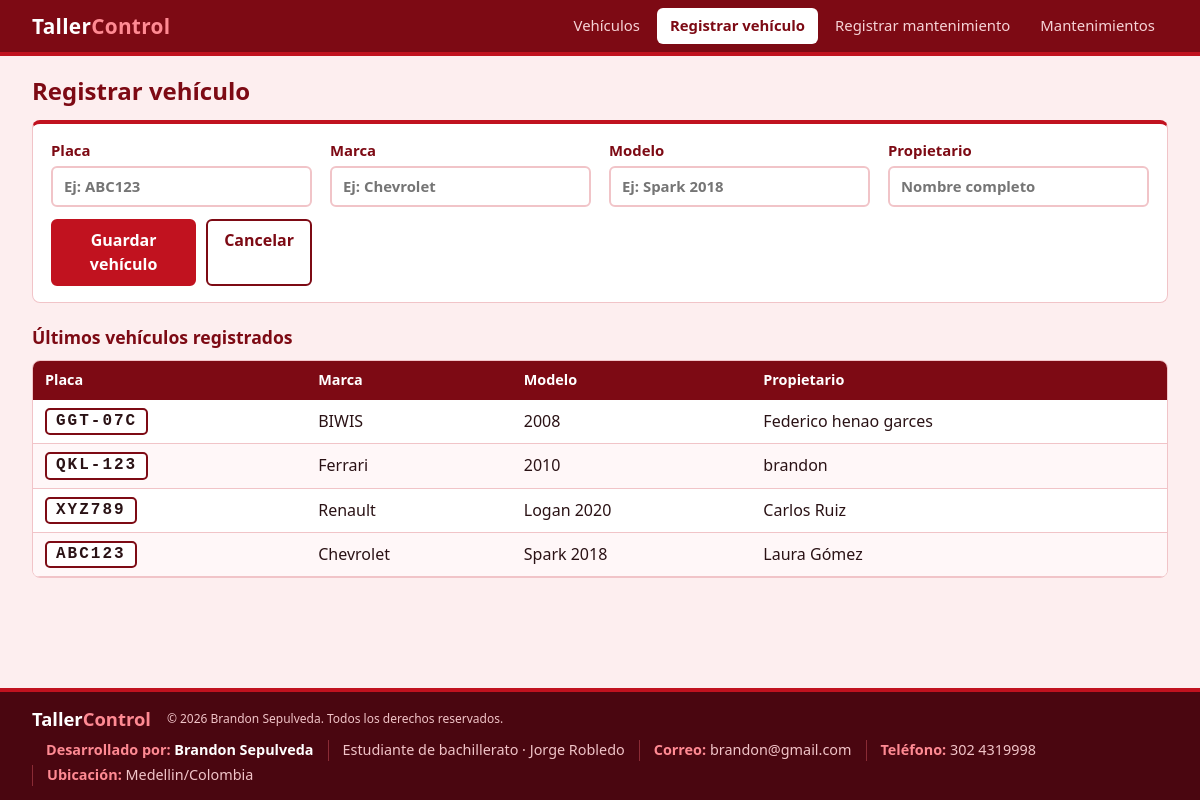
/mantenimiento_vehiculos/vehiculo_nuevo.php, run on the app's committed database.
### tables this page shows
CREATE TABLE `vehiculos` (
  `id` int(11) NOT NULL,
  `placa` varchar(10) NOT NULL,
  `marca` varchar(50) NOT NULL,
  `modelo` varchar(50) NOT NULL,
  `propietario` varchar(100) NOT NULL
);

### mantenimiento_vehiculos/includes/conexion.php (called while the page is built, shortened)
<?php
function e($texto) {
    return htmlspecialchars($texto, ENT_QUOTES, 'UTF-8');
}

### mantenimiento_vehiculos/vehiculo_nuevo.php (the view, shortened to what this page needs)
<?php
require 'includes/conexion.php';
$placa = $marca = $modelo = $propietario = '';
$recientes = $pdo->query('SELECT placa, marca, modelo, propietario FROM vehiculos ORDER BY id DESC LIMIT 5')->fetchAll();
require 'includes/header.php';
?>
<h1>Registrar vehículo</h1>
<form method="post" class="formulario">
  <label>Placa
    <input type="text" name="placa" value="<?= e($placa) ?>" maxlength="10" placeholder="Ej: ABC123" required>
  </label>
  <label>Marca
    <input type="text" name="marca" value="<?= e($marca) ?>" maxlength="50" placeholder="Ej: Chevrolet" required>
  </label>
  <label>Modelo
    <input type="text" name="modelo" value="<?= e($modelo) ?>" maxlength="50" placeholder="Ej: Spark 2018" required>
  </label>
  <label>Propietario
    <input type="text" name="propietario" value="<?= e($propietario) ?>" maxlength="100" placeholder="Nombre completo" required>
  </label>
  <div class="acciones">
    <button type="submit" class="boton">Guardar vehículo</button>
    <a class="boton secundario" href="index.php">Cancelar</a>
  </div>
</form>
<?php if ($recientes): ?>
  <h2>Últimos vehículos registrados</h2>
  <div class="tabla-caja">
    <table>
      <thead><tr><th>Placa</th><th>Marca</th><th>Modelo</th><th>Propietario</th></tr></thead>
      <tbody>
        <?php foreach ($recientes as $r): ?>
          <tr>
            <td><span class="placa"><?= e($r['placa']) ?></span></td>
            <td><?= e($r['marca']) ?></td>
            <td><?= e($r['modelo']) ?></td>
            <td><?= e($r['propietario']) ?></td>
          </tr>
        <?php endforeach; ?>
      </tbody>
    </table>
  </div>
<?php endif; ?>
<?php require 'includes/footer.php'; ?>

### mantenimiento_vehiculos/css/estilos.css (style rules this page uses)
:root { --rojo: #C1121F; --rojo-oscuro: #7D0A14; --rojo-profundo: #4A0610; --rosa: #FDEEEF; --rosa-borde: #F1C4C8; --texto: #2A1215; --blanco: #FFFFFF; }
* { box-sizing: border-box; }
body { margin: 0; min-height: 100vh; display: flex; flex-direction: column; font-family: "Segoe UI", Tahoma, Arial, sans-serif; background: var(--rosa); color: var(--texto); line-height: 1.45; }
h1 { color: var(--rojo-oscuro); font-size: 1.5rem; margin: 0 0 12px; }
h2 { color: var(--rojo-oscuro); font-size: 1.1rem; margin: 22px 0 10px; }
.boton { display: inline-block; background: var(--rojo); color: var(--blanco); border: 2px solid var(--rojo); border-radius: 6px; padding: 8px 16px; font: inherit; font-weight: 600; text-decoration: none; cursor: pointer; }
.boton.secundario { background: transparent; color: var(--rojo-oscuro); border-color: var(--rojo-oscuro); }
.formulario { display: grid; grid-template-columns: repeat(auto-fit, minmax(220px, 1fr)); gap: 12px 18px; align-items: end; background: var(--blanco); border: 1px solid var(--rosa-borde); border-top: 4px solid var(--rojo); border-radius: 8px; padding: 16px 18px; }
.formulario label { display: block; font-weight: 600; color: var(--rojo-oscuro); font-size: .93rem; }
.formulario input, .formulario select, .buscador input { display: block; width: 100%; margin-top: 4px; padding: 8px 11px; border: 2px solid var(--rosa-borde); border-radius: 6px; font: inherit; color: var(--texto); background: var(--blanco); }
.acciones { display: flex; gap: 10px; }
.tabla-caja { background: var(--blanco); border: 1px solid var(--rosa-borde); border-radius: 8px; overflow-x: auto; }
table { width: 100%; border-collapse: collapse; min-width: 720px; }
th { background: var(--rojo-oscuro); color: var(--blanco); text-align: left; padding: 9px 12px; font-size: .9rem; }
td { padding: 8px 12px; border-bottom: 1px solid var(--rosa-borde); vertical-align: middle; }
tbody tr:nth-child(even) { background: #FFF7F8; }
.placa { display: inline-block; background: var(--blanco); color: var(--texto); border: 2px solid var(--rojo-oscuro); border-radius: 5px; padding: 0 9px; font-family: Consolas, "Courier New", monospace; font-weight: 800; letter-spacing: 2px; }

### data on the page
vehiculos: placa "GGT-07C", marca "BIWIS", modelo "2008", propietario "Federico henao garces"
vehiculos: placa "QKL-123", marca "Ferrari", modelo "2010", propietario "brandon"
vehiculos: placa "XYZ789", marca "Renault", modelo "Logan 2020", propietario "Carlos Ruiz"
vehiculos: placa "ABC123", marca "Chevrolet", modelo "Spark 2018", propietario "Laura Gómez"

### other printed values
$config['autor'] "Brandon Sepulveda"
$etiqueta "Desarrollado por"
$valor "Brandon Sepulveda"
$valor "Estudiante de bachillerato · Jorge Robledo"
$etiqueta "Correo"
$valor "brandon@gmail.com"
$etiqueta "Teléfono"
$valor "302 4319998"
$etiqueta "Ubicación"
$valor "Medellin/Colombia"
